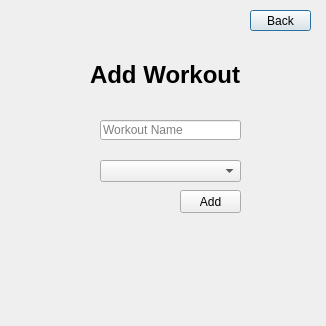
<?xml version="1.0" encoding="UTF-8"?>
<ui version="4.0">
 <class>add_workout_view</class>
 <widget class="QDialog" name="add_workout_view">
  <property name="geometry">
   <rect>
    <x>0</x>
    <y>0</y>
    <width>326</width>
    <height>326</height>
   </rect>
  </property>
  <property name="sizePolicy">
   <sizepolicy hsizetype="Fixed" vsizetype="Fixed">
    <horstretch>0</horstretch>
    <verstretch>0</verstretch>
   </sizepolicy>
  </property>
  <property name="windowTitle">
   <string>Workouts - Workout Tracker</string>
  </property>
  <widget class="QPushButton" name="back_to_main_view">
   <property name="geometry">
    <rect>
     <x>250</x>
     <y>10</y>
     <width>61</width>
     <height>21</height>
    </rect>
   </property>
   <property name="text">
    <string>Back</string>
   </property>
  </widget>
  <widget class="QLabel" name="add_status_label">
   <property name="geometry">
    <rect>
     <x>100</x>
     <y>190</y>
     <width>91</width>
     <height>21</height>
    </rect>
   </property>
   <property name="text">
    <string/>
   </property>
  </widget>
  <widget class="QLabel" name="title_label">
   <property name="geometry">
    <rect>
     <x>90</x>
     <y>50</y>
     <width>171</width>
     <height>51</height>
    </rect>
   </property>
   <property name="text">
    <string>&lt;html&gt;&lt;head/&gt;&lt;body&gt;&lt;p&gt;&lt;span style=&quot; font-size:18pt; font-weight:600;&quot;&gt;Add Workout&lt;/span&gt;&lt;/p&gt;&lt;/body&gt;&lt;/html&gt;</string>
   </property>
  </widget>
  <widget class="QLineEdit" name="workout_name_text">
   <property name="geometry">
    <rect>
     <x>100</x>
     <y>120</y>
     <width>141</width>
     <height>20</height>
    </rect>
   </property>
   <property name="placeholderText">
    <string>Workout Name</string>
   </property>
  </widget>
  <widget class="QPushButton" name="add_workout_button">
   <property name="geometry">
    <rect>
     <x>180</x>
     <y>190</y>
     <width>61</width>
     <height>23</height>
    </rect>
   </property>
   <property name="text">
    <string>Add</string>
   </property>
  </widget>
  <widget class="QComboBox" name="workout_day_combo_box">
   <property name="geometry">
    <rect>
     <x>100</x>
     <y>160</y>
     <width>141</width>
     <height>22</height>
    </rect>
   </property>
   <property name="placeholderText">
    <string>Workout Day</string>
   </property>
  </widget>
 </widget>
 <tabstops>
  <tabstop>workout_name_text</tabstop>
  <tabstop>add_workout_button</tabstop>
  <tabstop>back_to_main_view</tabstop>
 </tabstops>
 <resources/>
 <connections/>
</ui>
